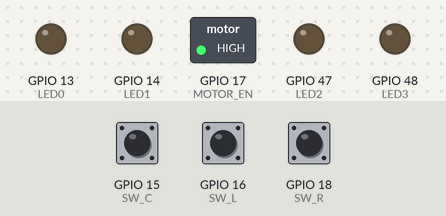
Bench run of a sketch on a simulated ESP32. Shown: switched loads named in the sketch (green lamp = pin HIGH), output pins drawn as LEDs (lit = HIGH). The inputs (shaded band) are chosen by the test bench; at power-on: GPIO 15 (SW_C) HIGH, GPIO 16 (SW_L) HIGH, GPIO 18 (SW_R) HIGH. Pins used as bus, display or sensor lines are not drawn.

Above: at 1.2 s.
1.3 s: GPIO 15 (SW_C) pulled LOW for 0.15 s
At 2.1 s:
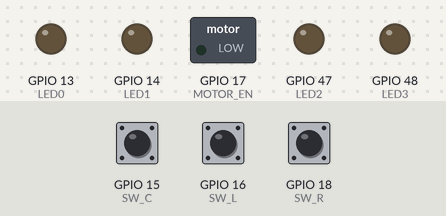
Timing chart, 0 to 4.3 s (numbered marks = the images above; inputs shaded):
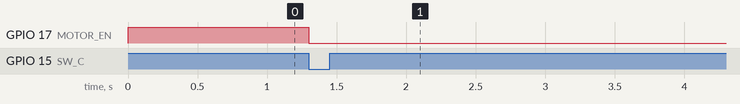

Measured:
- after the input at 1.3 s, GPIO 17 (MOTOR_EN): HIGH → LOW at once

The sketch:

pico_classic_v4_STEP6_rotate.ino
```cpp
// (licence header left out)
#include "SPI.h"
#include "TMC5240.h"
#include "run.h"

#define LED0 13
#define LED1 14
#define LED2 47
#define LED3 48

#define SW_L 16
#define SW_R 18
#define SW_C 15

#define MOTOR_EN 17

#define SPI_CLK 39
#define SPI_MOSI 42
#define SPI_MISO 41
#define SPI_CS_L 40  //左モータ
#define SPI_CS_R 3   //右モータ
#define SPI_CS_J 46  //ジャイロ

#define TIRE_DIAMETER (48.00)
#define PULSE TMC5240_PULSE
#define TREAD_WIDTH (65.00)

#define MIN_SPEED 30

hw_timer_t * g_timer0 = NULL;

portMUX_TYPE g_timer_mux = portMUX_INITIALIZER_UNLOCKED;

//割り込み
//目標値の更新周期1kHz
void IRAM_ATTR onTimer0(void)
{
  portENTER_CRITICAL_ISR(&g_timer_mux);  //割り込み禁止
  controlInterrupt();
  portEXIT_CRITICAL_ISR(&g_timer_mux);  //割り込み許可
}

void setup()
{
  // put your setup code here, to run once:
  pinMode(LED0, OUTPUT);
  pinMode(LED1, OUTPUT);
  pinMode(LED2, OUTPUT);
  pinMode(LED3, OUTPUT);

  pinMode(SW_L, INPUT_PULLUP);
  pinMode(SW_C, INPUT_PULLUP);
  pinMode(SW_R, INPUT_PULLUP);

  //motor disable
  pinMode(MOTOR_EN, OUTPUT);
  digitalWrite(MOTOR_EN, HIGH);

  g_timer0 = timerBegin(1000000);  //1MHz(1us)
  timerAttachInterrupt(g_timer0, &onTimer0);
  timerAlarm(g_timer0, 1000, true, 0);  //1000 * 1us =1000us(1kHz)
  timerStart(g_timer0);

  digitalWrite(MOTOR_EN, LOW);
  delay(1);
  g_tmc5240.init();
  digitalWrite(MOTOR_EN, HIGH);
}

void loop()
{
  // put your main code here, to run repeatedly:
  while (digitalRead(SW_L) & digitalRead(SW_C) & digitalRead(SW_R)) {
    delay(1);
    continue;
  }
  digitalWrite(MOTOR_EN, LOW);
  delay(1000);
  g_run.rotate(right, 1);
  delay(1000);
  g_run.rotate(left, 1);
  delay(1000);
  g_run.rotate(right, 2);
  delay(1000);
  g_run.rotate(left, 2);
  delay(1000);
  digitalWrite(MOTOR_EN, HIGH);
}
```

TMC5240.h
```cpp
// (licence header left out)
#ifndef TMC5240_H_
#define TMC5240_H_

#define TMC5240_READ 0x00
#define TMC5240_WRITE 0x80

//General Configuration Register
#define TMC5240_GCONF 0x00
#define TMC5240_GSTAT 0x01
#define TMC5240_IFCNT 0x02  //read only
#define TMC5240_NODECONFIG 0x03
#define TMC5240_IOIN 0x04
#define TMC5240_XCOMPARE 0x05
#define TMC5240_XCOMPARE_REPEAT 0x06
#define TMC5240_DRV_CONF 0x0A
#define TMC5240_GLOBAL_SCALER 0x0B

//Velocity Dependent Configuration Registers
#define TMC5240_IHOLD_IRUN 0x10
#define TMC5240_TPOWERDOWN 0x11
#define TMC5240_TSTEP 0x12
#define TMC5240_TPWMTHRS 0x13
#define TMC5240_TCOOLTHRS 0x14
#define TMC5240_THIGH 0x15

//Ramp Generator Registers
#define TMC5240_RAMPMODE 0x20
#define TMC5240_XACTUAL 0x21
#define TMC5240_VACTUAL 0x22  //Read only
#define TMC5240_VSTART 0x23
#define TMC5240_A1 0x24
#define TMC5240_V1 0x25
#define TMC5240_AMAX 0x26
#define TMC5240_VMAX 0x27
#define TMC5240_DMAX 0x28
#define TMC5240_D1 0x2A
#define TMC5240_VSTOP 0x2B
#define TMC5240_TZEROWAIT 0x2C
#define TMC5240_XTARGET 0x2D
#define TMC5240_V2 0x2E
#define TMC5240_A2 0x2F

//Ramp Generator Driver Feature Control Registers
#define TMC5240_VDCMIN 0x33
#define TMC5240_SW_MODE 0x34
#define TMC5240_RAMP_STAT 0x35
#define TMC5240_XLATCH 0x36

//Encoder Registgers
#define TMC5240_ENCMODE 0x38
#define TMC5240_X_ENC 0x39
#define TMC5240_ENC_CONST 0x3A
#define TMC5240_ENC_STATUS 0x3B
#define TMC5240_ENC_LATCH 0x3C
#define TMC5240_ENC_DEVIATION 0x3D
#define TMC5240_VIRTUAL_STOP_L 0x3E
#define TMC5240_VIRTUAL_STOP_R 0x3F

//ADC Registers
#define TMC5240_ADC_VSUPPLY 0x50
#define TMC5240_ADC_TEMP 0x51
#define TMC5240_OTW_OV_VTH 0x52

//Motor Driver Registers
#define TMC5240_MSLUT_0 0x60
#define TMC5240_MSLUT_1 0x61
#define TMC5240_MSLUT_2 0x62
#define TMC5240_MSLUT_3 0x63
#define TMC5240_MSLUT_4 0x64
#define TMC5240_MSLUT_5 0x65
#define TMC5240_MSLUT_6 0x66
#define TMC5240_MSLUT_7 0x67
#define TMC5240_MSLUTSEL 0x68
#define TMC5240_MSLUTSTART 0x69
#define TMC5240_MSCNT 0x6A
#define TMC5240_MSCURACT 0x6B
#define TMC5240_CHOPCONG 0x6C
#define TMC5240_COOLCONF 0x6D
#define TMC5240_DCCTRL 0x6E
#define TMC5240_DRVSTATUS 0x6F
#define TMC5240_PWMCONF 0x70
#define TMC5240_PWM_SCALE 0x71
#define TMC5240_PWM_AUTO 0x72
#define TMC5240_SG4_THRS 0x74
#define TMC5240_SG4_RESULT 0x75
#define TMC5240_SG4_IND 0x76

#define microstep 16

#define TMC5240_PULSE (TIRE_DIAMETER * PI / (200.0 * microstep))
#define TMC5240_VELOCITY (TMC5240_PULSE * 0.787)  //13200000/2/2^23=0.787 +50c

class TMC5240
{
private:
public:
  unsigned int readXactual(void);
  void write(unsigned char add, unsigned int data_l, unsigned int data_r);
  void init(void);
};

extern TMC5240 g_tmc5240;

#endif  // TMC5240_H_
```

TMC5240.ino
```cpp
// (licence header left out)
#include "TMC5240.h"

TMC5240 g_tmc5240;

portMUX_TYPE timerMux2 = portMUX_INITIALIZER_UNLOCKED;

unsigned int TMC5240::readXactual(void)
{
  unsigned char spi_write_read_data[10];

  unsigned int data_r, data_l;

  spi_write_read_data[0] = TMC5240_XACTUAL | TMC5240_READ;
  spi_write_read_data[1] = 0xff;
  spi_write_read_data[2] = 0xff;
  spi_write_read_data[3] = 0xff;
  spi_write_read_data[4] = 0xff;

  portENTER_CRITICAL_ISR(&timerMux2);
  SPI.beginTransaction(SPISettings(5000000, MSBFIRST, SPI_MODE3));
  digitalWrite(SPI_CS_L, LOW);
  SPI.transfer(spi_write_read_data, 5);
  digitalWrite(SPI_CS_L, HIGH);
  SPI.endTransaction();

  spi_write_read_data[0] = TMC5240_XACTUAL | TMC5240_READ;
  spi_write_read_data[1] = 0xff;
  spi_write_read_data[2] = 0xff;
  spi_write_read_data[3] = 0xff;
  spi_write_read_data[4] = 0xff;

  SPI.beginTransaction(SPISettings(5000000, MSBFIRST, SPI_MODE3));
  digitalWrite(SPI_CS_L, LOW);
  SPI.transfer(spi_write_read_data, 5);
  digitalWrite(SPI_CS_L, HIGH);
  SPI.endTransaction();

  data_l = ((unsigned int)spi_write_read_data[1] << 24) |
           ((unsigned int)spi_write_read_data[2] << 16) |
           ((unsigned int)spi_write_read_data[3] << 8) | ((unsigned int)spi_write_read_data[4]);

  for (int i = 0; i < 0xff; i++) {
    asm("nop \n");
  }

  spi_write_read_data[0] = TMC5240_XACTUAL | TMC5240_READ;
  spi_write_read_data[1] = 0xff;
  spi_write_read_data[2] = 0xff;
  spi_write_read_data[3] = 0xff;
  spi_write_read_data[4] = 0xff;

  SPI.beginTransaction(SPISettings(5000000, MSBFIRST, SPI_MODE3));
  digitalWrite(SPI_CS_R, LOW);
  SPI.transfer(spi_write_read_data, 5);
  digitalWrite(SPI_CS_R, HIGH);
  SPI.endTransaction();

  spi_write_read_data[0] = TMC5240_XACTUAL | TMC5240_READ;
  spi_write_read_data[1] = 0xff;
  spi_write_read_data[2] = 0xff;
  spi_write_read_data[3] = 0xff;
  spi_write_read_data[4] = 0xff;

  SPI.beginTransaction(SPISettings(5000000, MSBFIRST, SPI_MODE3));
  digitalWrite(SPI_CS_R, LOW);
  SPI.transfer(spi_write_read_data, 5);
  digitalWrite(SPI_CS_R, HIGH);
  SPI.endTransaction();
  portEXIT_CRITICAL_ISR(&timerMux2);

  data_r = ((unsigned int)spi_write_read_data[1] << 24) |
           ((unsigned int)spi_write_read_data[2] << 16) |
           ((unsigned int)spi_write_read_data[3] << 8) | ((unsigned int)spi_write_read_data[4]);

  return (unsigned int)(abs((int)data_r) + abs((int)data_l));
}

void TMC5240::write(unsigned char add, unsigned int data_l, unsigned int data_r)
{
  unsigned char spi_write_data[10];

  portENTER_CRITICAL_ISR(&timerMux2);
  spi_write_data[0] = add | TMC5240_WRITE;
  spi_write_data[1] = (unsigned char)((data_l >> 24) & 0x00ff);
  spi_write_data[2] = (unsigned char)((data_l >> 16) & 0x00ff);
  spi_write_data[3] = (unsigned char)((data_l >> 8) & 0x00ff);
  spi_write_data[4] = (unsigned char)data_l;

  SPI.beginTransaction(SPISettings(5000000, MSBFIRST, SPI_MODE3));
  digitalWrite(SPI_CS_L, LOW);
  SPI.transfer(spi_write_data, 5);
  digitalWrite(SPI_CS_L, HIGH);
  SPI.endTransaction();

  spi_write_data[0] = add | TMC5240_WRITE;
  spi_write_data[1] = (unsigned char)((data_r >> 24) & 0x00ff);
  spi_write_data[2] = (unsigned char)((data_r >> 16) & 0x00ff);
  spi_write_data[3] = (unsigned char)((data_r >> 8) & 0x00ff);
  spi_write_data[4] = (unsigned char)data_r;

  SPI.beginTransaction(SPISettings(5000000, MSBFIRST, SPI_MODE3));
  digitalWrite(SPI_CS_R, LOW);
  SPI.transfer(spi_write_data, 5);
  digitalWrite(SPI_CS_R, HIGH);
  SPI.endTransaction();
  portEXIT_CRITICAL_ISR(&timerMux2);
}

void TMC5240::init(void)
{
  SPI.begin(SPI_CLK, SPI_MISO, SPI_MOSI);

  pinMode(SPI_CS_L, OUTPUT);  //left
  pinMode(SPI_CS_R, OUTPUT);  //right
  pinMode(SPI_CS_J, OUTPUT);
  digitalWrite(SPI_CS_L, HIGH);
  digitalWrite(SPI_CS_R, HIGH);
  digitalWrite(SPI_CS_J, HIGH);

  g_tmc5240.write(TMC5240_DRV_CONF, 0x00000031, 0x00000031);  //Current Range 2A 800V/us
  g_tmc5240.write(
    TMC5240_IHOLD_IRUN, 0x01041C03,
    0x01041C03);  //IHOLDDELAY=4 IRUN=28/32 IHOLD=3/32 2A設定時 28=1.2A(RMS)、3=0.132A(RMS)
  g_tmc5240.write(
    TMC5240_CHOPCONG, 0x04000001,
    0x04000001);  //MRES=0 1/16step TOFFTime=1 1以上でないとモータが動作しない
  g_tmc5240.write(TMC5240_PWMCONF, 0xC40E001D, 0xC40E001D);   //PWM 48.8kHz
  g_tmc5240.write(TMC5240_RAMPMODE, 0x00000001, 0x00000001);  //velocity mode(positive)
  g_tmc5240.write(TMC5240_GCONF, 0x00000000, 0x00000010);     //右のみシャフトインバース
  g_tmc5240.write(TMC5240_AMAX, 0x3ffff, 0x3ffff);            //加速度max 17..0 18bit
  g_tmc5240.write(TMC5240_XACTUAL, 0, 0);                     //初期化
  g_tmc5240.write(
    TMC5240_VSTART, (unsigned int)(MIN_SPEED / TMC5240_VELOCITY),
    (unsigned int)(MIN_SPEED / TMC5240_VELOCITY));
  g_tmc5240.write(TMC5240_VMAX, 0, 0);
}
```

run.h
```cpp
// (licence header left out)
#ifndef SRC_RUN_H_
#define SRC_RUN_H_

typedef enum { front, right, left, rear } t_local_direction;

typedef enum {
  MOT_FORWARD = 1,  //TMC5240の方向に合わせた数字
  MOT_BACK = 2
} t_CW_CCW;

class RUN
{
private:
public:
  volatile double accel;
  volatile double speed;
  volatile double max_speed;
  volatile double min_speed;

  RUN();
  void interrupt(void);
  void counterClear(void);
  void dirSet(t_CW_CCW dir_left, t_CW_CCW dir_right);
  void speedSet(double l_speed, double r_speed);
  void stepGet(void);
  void stop(void);
  void accelerate(int len, int finish_speed);
  void oneStep(int len, int init_speed);
  void decelerate(int len, int init_speed);
  void rotate(t_local_direction dir, int times);

private:
  int step_lr_len, step_lr;
};

extern RUN g_run;

#endif /* SRC_RUN_H_ */
```

run.ino
```cpp
// (licence header left out)
#include "TMC5240.h"
#include "run.h"

RUN g_run;

RUN::RUN()
{
  speed = 0.0;
  accel = 0.0;
}

//割り込み
void controlInterrupt(void) { g_run.interrupt(); }

void RUN::interrupt(void)
{  //割り込み内からコール

  speed += accel;

  if (speed > max_speed) {
    speed = max_speed;
  }
  if (speed < min_speed) {
    speed = min_speed;
  }
}

void RUN::dirSet(t_CW_CCW dir_left, t_CW_CCW dir_right)
{
  g_tmc5240.write(TMC5240_RAMPMODE, dir_left, dir_right);
}

void RUN::counterClear(void) { g_tmc5240.write(TMC5240_XACTUAL, 0, 0); }

void RUN::speedSet(double l_speed, double r_speed)
{
  g_tmc5240.write(
    TMC5240_VMAX, (unsigned int)(l_speed / TMC5240_VELOCITY),
    (unsigned int)(r_speed / TMC5240_VELOCITY));
}

void RUN::stepGet(void)
{
  step_lr = g_tmc5240.readXactual();
  step_lr_len = (int)((float)step_lr / 2.0 * PULSE);
}

void RUN::stop(void) { g_tmc5240.write(TMC5240_VMAX, 0, 0); }

void RUN::accelerate(int len, int finish_speed)
{
  int obj_step;

  accel = 1.5;
  speed = min_speed = MIN_SPEED;
  max_speed = finish_speed;
  counterClear();
  speedSet(MIN_SPEED, MIN_SPEED);
  dirSet(MOT_FORWARD, MOT_FORWARD);
  obj_step = (int)((float)len * 2.0 / PULSE);
  while (1) {
    stepGet();
    speedSet(speed, speed);
    if (step_lr > obj_step) {
      break;
    }
  }
}

void RUN::oneStep(int len, int init_speed)
{
  int obj_step;

  accel = 0.0;
  max_speed = init_speed;
  speed = min_speed = init_speed;
  counterClear();
  speedSet(init_speed, init_speed);
  dirSet(MOT_FORWARD, MOT_FORWARD);
  obj_step = (int)((float)len * 2.0 / PULSE);

  while (1) {
    stepGet();
    speedSet(speed, speed);
    if (step_lr > obj_step) {
      break;
    }
  }
}

void RUN::decelerate(int len, int init_speed)
{
  int obj_step;

  accel = 1.5;
  max_speed = init_speed;
  speed = min_speed = init_speed;
  counterClear();
  speedSet(init_speed, init_speed);
  dirSet(MOT_FORWARD, MOT_FORWARD);
  obj_step = (int)((float)len * 2.0 / PULSE);

  while (1) {
    stepGet();
    speedSet(speed, speed);
    if (
      (int)(len - step_lr_len) <
      (int)(((speed * speed) - (MIN_SPEED * MIN_SPEED)) / (2.0 * 1000.0 * accel))) {
      break;
    }
  }

  accel = -1.5;
  min_speed = MIN_SPEED;

  while (1) {
    stepGet();
    speedSet(speed, speed);
    if (step_lr > obj_step) {
      break;
    }
  }

  stop();
}

void RUN::rotate(t_local_direction dir, int times)
{
  int obj_step;

  accel = 1.5;
  max_speed = 350.0;
  speed = min_speed = MIN_SPEED;
  counterClear();
  speedSet(MIN_SPEED, MIN_SPEED);
  obj_step = (int)(TREAD_WIDTH * PI / 4.0 * (float)times * 2.0 / PULSE);

  switch (dir) {
    case right:
      dirSet(MOT_FORWARD, MOT_BACK);
      break;
    case left:
      dirSet(MOT_BACK, MOT_FORWARD);
      break;
    default:
      dirSet(MOT_FORWARD, MOT_FORWARD);
      break;
  }

  while (1) {
    stepGet();
    speedSet(speed, speed);
    if (
      (int)((obj_step / 2.0 * PULSE) - step_lr_len) <
      (int)(((speed * speed) - (MIN_SPEED * MIN_SPEED)) / (2.0 * 1000.0 * accel))) {
      break;
    }
  }

  accel = -1.5;
  min_speed = MIN_SPEED;

  while (1) {
    stepGet();
    speedSet(speed, speed);
    if (step_lr > obj_step) {
      break;
    }
  }

  stop();
}
```
